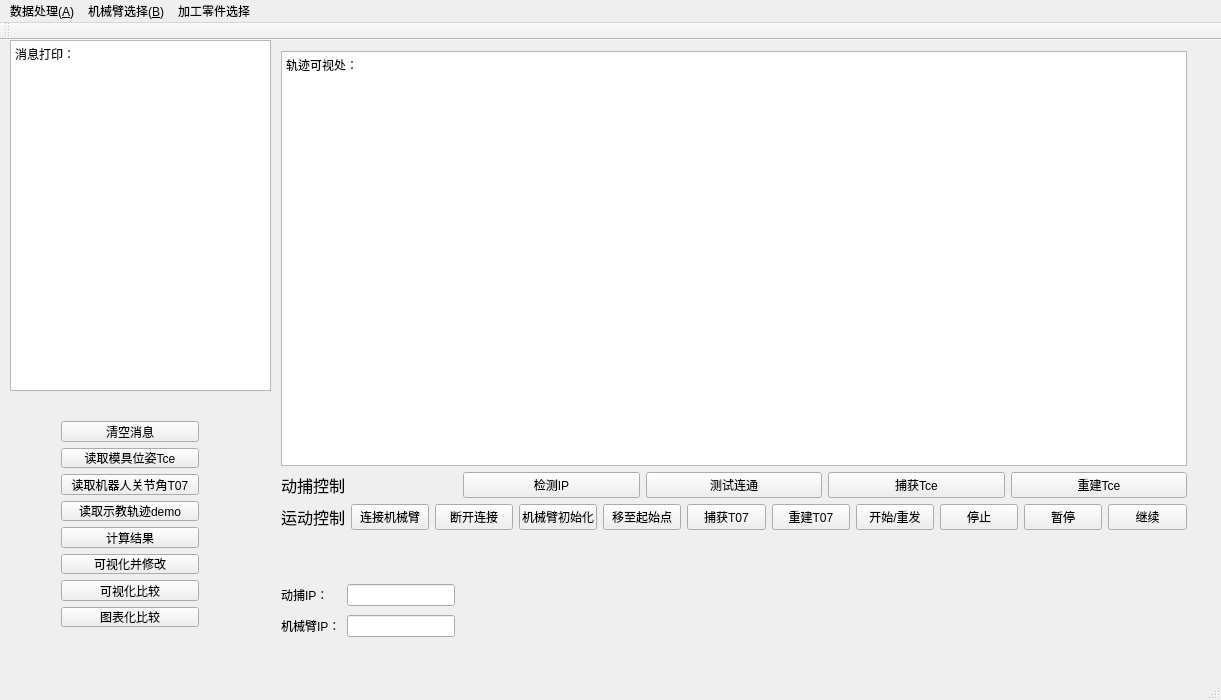
<?xml version="1.0" encoding="UTF-8"?>
<ui version="4.0">
 <class>MainWindow</class>
 <widget class="QMainWindow" name="MainWindow">
  <property name="geometry">
   <rect>
    <x>0</x>
    <y>0</y>
    <width>1221</width>
    <height>700</height>
   </rect>
  </property>
  <property name="windowTitle">
   <string>MainWindow</string>
  </property>
  <property name="iconSize">
   <size>
    <width>24</width>
    <height>24</height>
   </size>
  </property>
  <widget class="QWidget" name="centralWidget">
   <widget class="QWidget" name="verticalLayoutWidget">
    <property name="geometry">
     <rect>
      <x>270</x>
      <y>0</y>
      <width>928</width>
      <height>501</height>
     </rect>
    </property>
    <layout class="QVBoxLayout" name="verticalLayout_2">
     <item>
      <widget class="QTextEdit" name="visualTextEdit">
       <property name="html">
        <string>&lt;!DOCTYPE HTML PUBLIC &quot;-//W3C//DTD HTML 4.0//EN&quot; &quot;http://www.w3.org/TR/REC-html40/strict.dtd&quot;&gt;
&lt;html&gt;&lt;head&gt;&lt;meta name=&quot;qrichtext&quot; content=&quot;1&quot; /&gt;&lt;meta charset=&quot;utf-8&quot; /&gt;&lt;style type=&quot;text/css&quot;&gt;
p, li { white-space: pre-wrap; }
hr { height: 1px; border-width: 0; }
li.unchecked::marker { content: &quot;\2610&quot;; }
li.checked::marker { content: &quot;\2612&quot;; }
&lt;/style&gt;&lt;/head&gt;&lt;body style=&quot; font-family:'Microsoft YaHei UI'; font-size:9pt; font-weight:400; font-style:normal;&quot;&gt;
&lt;p style=&quot; margin-top:0px; margin-bottom:0px; margin-left:0px; margin-right:0px; -qt-block-indent:0; text-indent:0px;&quot;&gt;轨迹可视处：&lt;/p&gt;&lt;/body&gt;&lt;/html&gt;</string>
       </property>
      </widget>
     </item>
     <item>
      <layout class="QHBoxLayout" name="horizontalLayout">
       <item>
        <widget class="QLabel" name="label_2">
         <property name="font">
          <font>
           <pointsize>12</pointsize>
          </font>
         </property>
         <property name="text">
          <string>动捕控制</string>
         </property>
         <property name="alignment">
          <set>Qt::AlignJustify|Qt::AlignVCenter</set>
         </property>
        </widget>
       </item>
       <item>
        <widget class="QPushButton" name="seekIpButton">
         <property name="text">
          <string>检测IP</string>
         </property>
        </widget>
       </item>
       <item>
        <widget class="QPushButton" name="testClientButton">
         <property name="text">
          <string>测试连通</string>
         </property>
        </widget>
       </item>
       <item>
        <widget class="QPushButton" name="saveTceButton">
         <property name="text">
          <string>捕获Tce</string>
         </property>
        </widget>
       </item>
       <item>
        <widget class="QPushButton" name="rebuildTceButton">
         <property name="text">
          <string>重建Tce</string>
         </property>
        </widget>
       </item>
      </layout>
     </item>
     <item>
      <layout class="QHBoxLayout" name="horizontalLayout_3">
       <item>
        <widget class="QLabel" name="label">
         <property name="font">
          <font>
           <family>Microsoft YaHei UI</family>
           <pointsize>12</pointsize>
          </font>
         </property>
         <property name="autoFillBackground">
          <bool>true</bool>
         </property>
         <property name="text">
          <string>运动控制</string>
         </property>
         <property name="alignment">
          <set>Qt::AlignJustify|Qt::AlignVCenter</set>
         </property>
        </widget>
       </item>
       <item>
        <widget class="QPushButton" name="connectRobButton">
         <property name="text">
          <string>连接机械臂</string>
         </property>
        </widget>
       </item>
       <item>
        <widget class="QPushButton" name="dconnectRobButton">
         <property name="text">
          <string>断开连接</string>
         </property>
        </widget>
       </item>
       <item>
        <widget class="QPushButton" name="initRobButton">
         <property name="text">
          <string>机械臂初始化</string>
         </property>
        </widget>
       </item>
       <item>
        <widget class="QPushButton" name="initPointButton">
         <property name="text">
          <string>移至起始点</string>
         </property>
        </widget>
       </item>
       <item>
        <widget class="QPushButton" name="saveT07Button">
         <property name="text">
          <string>捕获T07</string>
         </property>
        </widget>
       </item>
       <item>
        <widget class="QPushButton" name="rebuildT07Button">
         <property name="text">
          <string>重建T07</string>
         </property>
        </widget>
       </item>
       <item>
        <widget class="QPushButton" name="startRobButton">
         <property name="text">
          <string>开始/重发</string>
         </property>
        </widget>
       </item>
       <item>
        <widget class="QPushButton" name="stopRobButton">
         <property name="text">
          <string>停止</string>
         </property>
        </widget>
       </item>
       <item>
        <widget class="QPushButton" name="pauseRobButton">
         <property name="text">
          <string>暂停</string>
         </property>
        </widget>
       </item>
       <item>
        <widget class="QPushButton" name="resumeRobButton">
         <property name="text">
          <string>继续</string>
         </property>
        </widget>
       </item>
      </layout>
     </item>
    </layout>
   </widget>
   <widget class="QTextEdit" name="infoTextEdit">
    <property name="geometry">
     <rect>
      <x>10</x>
      <y>0</y>
      <width>261</width>
      <height>351</height>
     </rect>
    </property>
    <property name="html">
     <string>&lt;!DOCTYPE HTML PUBLIC &quot;-//W3C//DTD HTML 4.0//EN&quot; &quot;http://www.w3.org/TR/REC-html40/strict.dtd&quot;&gt;
&lt;html&gt;&lt;head&gt;&lt;meta name=&quot;qrichtext&quot; content=&quot;1&quot; /&gt;&lt;meta charset=&quot;utf-8&quot; /&gt;&lt;style type=&quot;text/css&quot;&gt;
p, li { white-space: pre-wrap; }
hr { height: 1px; border-width: 0; }
li.unchecked::marker { content: &quot;\2610&quot;; }
li.checked::marker { content: &quot;\2612&quot;; }
&lt;/style&gt;&lt;/head&gt;&lt;body style=&quot; font-family:'Microsoft YaHei UI'; font-size:9pt; font-weight:400; font-style:normal;&quot;&gt;
&lt;p style=&quot; margin-top:0px; margin-bottom:0px; margin-left:0px; margin-right:0px; -qt-block-indent:0; text-indent:0px;&quot;&gt;消息打印：&lt;/p&gt;&lt;/body&gt;&lt;/html&gt;</string>
    </property>
   </widget>
   <widget class="QWidget" name="verticalLayoutWidget_2">
    <property name="geometry">
     <rect>
      <x>50</x>
      <y>370</y>
      <width>160</width>
      <height>228</height>
     </rect>
    </property>
    <layout class="QVBoxLayout" name="verticalLayout">
     <item>
      <widget class="QPushButton" name="clearInfoButton">
       <property name="text">
        <string>清空消息</string>
       </property>
      </widget>
     </item>
     <item>
      <widget class="QPushButton" name="readTceButton">
       <property name="text">
        <string>读取模具位姿Tce</string>
       </property>
      </widget>
     </item>
     <item>
      <widget class="QPushButton" name="readT07Button">
       <property name="text">
        <string>读取机器人关节角T07</string>
       </property>
      </widget>
     </item>
     <item>
      <widget class="QPushButton" name="readDemoButton">
       <property name="text">
        <string>读取示教轨迹demo</string>
       </property>
      </widget>
     </item>
     <item>
      <widget class="QPushButton" name="computeButton">
       <property name="text">
        <string>计算结果</string>
       </property>
      </widget>
     </item>
     <item>
      <widget class="QPushButton" name="showDataButton">
       <property name="text">
        <string>可视化并修改</string>
       </property>
      </widget>
     </item>
     <item>
      <widget class="QPushButton" name="onlyshowButton">
       <property name="text">
        <string>可视化比较</string>
       </property>
      </widget>
     </item>
     <item>
      <widget class="QPushButton" name="compareButton">
       <property name="text">
        <string>图表化比较</string>
       </property>
      </widget>
     </item>
    </layout>
   </widget>
   <widget class="QWidget" name="layoutWidget">
    <property name="geometry">
     <rect>
      <x>270</x>
      <y>530</y>
      <width>196</width>
      <height>83</height>
     </rect>
    </property>
    <layout class="QGridLayout" name="gridLayout">
     <item row="1" column="0">
      <widget class="QLabel" name="label_5">
       <property name="text">
        <string>机械臂IP：</string>
       </property>
      </widget>
     </item>
     <item row="1" column="1">
      <widget class="QLineEdit" name="robot_ip">
       <property name="text">
        <string/>
       </property>
      </widget>
     </item>
     <item row="0" column="1">
      <widget class="QLineEdit" name="nokov_ip">
       <property name="text">
        <string/>
       </property>
      </widget>
     </item>
     <item row="0" column="0">
      <widget class="QLabel" name="label_3">
       <property name="font">
        <font>
         <pointsize>9</pointsize>
        </font>
       </property>
       <property name="text">
        <string>动捕IP：</string>
       </property>
      </widget>
     </item>
    </layout>
   </widget>
  </widget>
  <widget class="QMenuBar" name="menuBar">
   <property name="geometry">
    <rect>
     <x>0</x>
     <y>0</y>
     <width>1221</width>
     <height>20</height>
    </rect>
   </property>
   <widget class="QMenu" name="menu_a">
    <property name="title">
     <string>数据处理(&amp;A)</string>
    </property>
    <addaction name="action_read"/>
    <addaction name="action_save"/>
   </widget>
   <widget class="QMenu" name="menu_B">
    <property name="title">
     <string>机械臂选择(&amp;B)</string>
    </property>
    <addaction name="action1_2"/>
   </widget>
   <widget class="QMenu" name="menu">
    <property name="title">
     <string>加工零件选择</string>
    </property>
    <addaction name="action1_3"/>
   </widget>
   <addaction name="menu_a"/>
   <addaction name="menu_B"/>
   <addaction name="menu"/>
  </widget>
  <widget class="QToolBar" name="mainToolBar">
   <attribute name="toolBarArea">
    <enum>TopToolBarArea</enum>
   </attribute>
   <attribute name="toolBarBreak">
    <bool>false</bool>
   </attribute>
  </widget>
  <widget class="QStatusBar" name="statusBar"/>
  <action name="action_read">
   <property name="text">
    <string>读取数据(&amp;I)</string>
   </property>
  </action>
  <action name="action_save">
   <property name="text">
    <string>保存数据(&amp;O)</string>
   </property>
  </action>
  <action name="action1_2">
   <property name="text">
    <string>读取机械臂模型</string>
   </property>
  </action>
  <action name="action1_3">
   <property name="text">
    <string>读取加工零件</string>
   </property>
  </action>
 </widget>
 <layoutdefault spacing="6" margin="11"/>
 <resources/>
 <connections/>
</ui>
